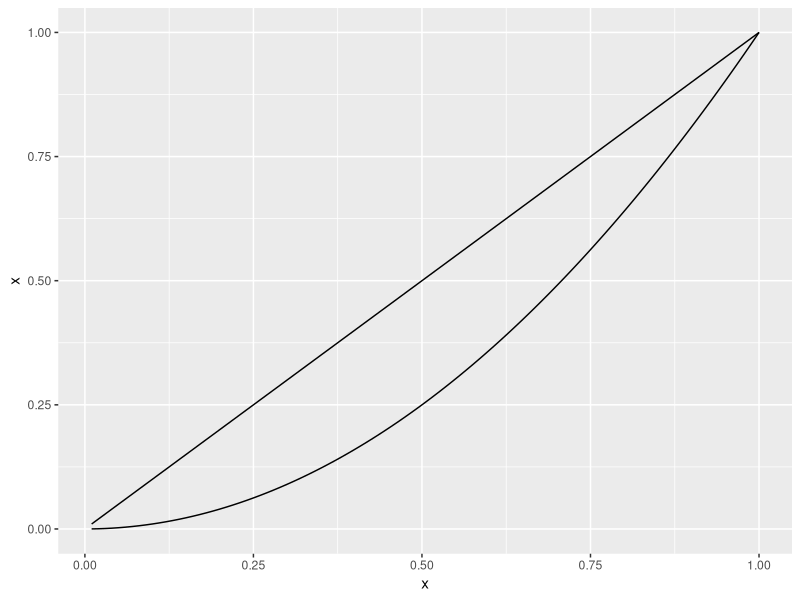
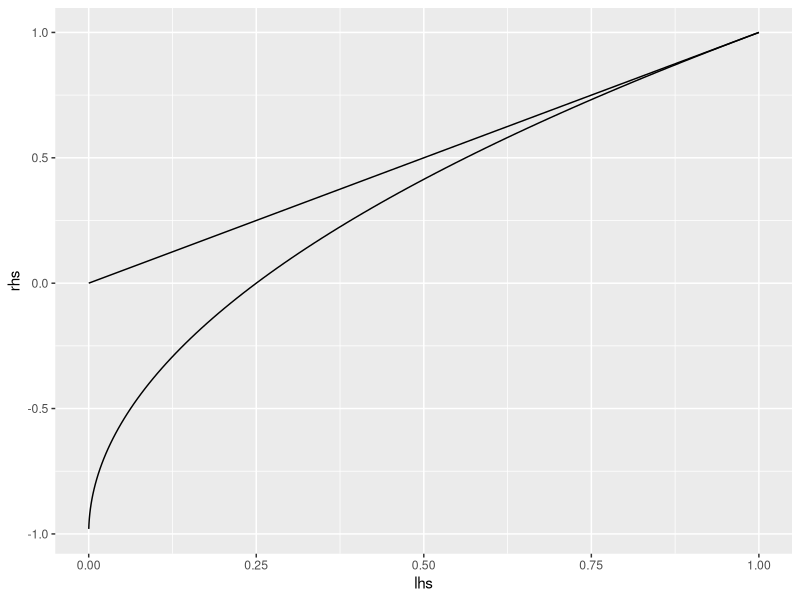

These charts were generated, in order, by the following R code:
## ---- chunk 1
library(magrittr)
library(ggplot2)
tibble::tibble(x = 1:100 / 100, xsq = x ^ 2)  %>%
  ggplot() + geom_line(aes(y = x, x = x)) + geom_line(aes(y = xsq, x = x))
## ---- chunk 2
tibble::tibble(x = 1:100 / 100, lhs = x ^ 2, rhs = 1 ^ 2 + 2 * (x - 1) )  %>%
  ggplot() + geom_line(aes(x = lhs, y = rhs)) + geom_line(aes(x = lhs, y = lhs))

